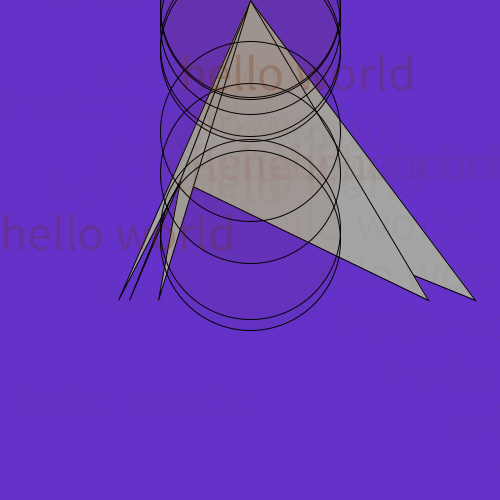
Frame 1 (no input)
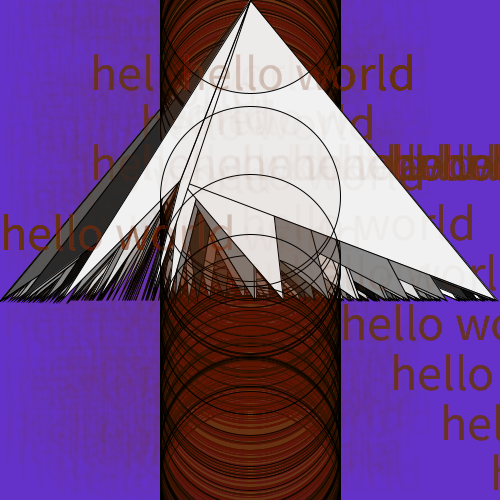
Frame 60 (the mouse pressed at the canvas centre just before this capture)
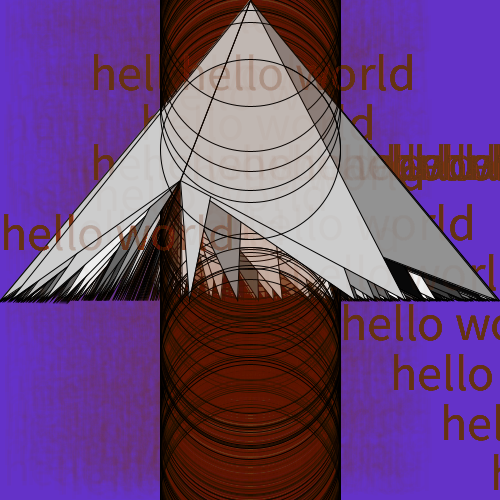
Frame 120 (the mouse held since frame 60 and released just before this capture)

The Processing sketch that drew these frames (run headless with seeded random() and noise(); from frame 60 on, the mouse is pressed at the canvas centre):

// Processing sketch: processing_136160
// ── processing_136160.pde

//Jordana Bungard
//Feb 24,14
//Homework 5:Arrays and Text
void setup(){
size(500,500);
background(100,50,200);//purple
frameRate(5);}

int x=90;
int y=180;
float rot=50;
void draw(){
  fill(random(255));

  for (int a=100;a<350;a=a+50){
    for(int b=10;b<400;b=b+80);
    triangle(250,0,y,y,random(500),300);
}
  fill(100,40,0,7);

  for(int a=90;a<500;a=a+50){
    for (int b=50;b<500;b=b+70);
    ellipse(250,random(500),y,y);
    textSize(50);
    
text("hello world",a,a);
text("hello world",a,y);
text("hello world",y,x);
text("hello world",0,250);
text("hello world",random(200),random(500));
}}
